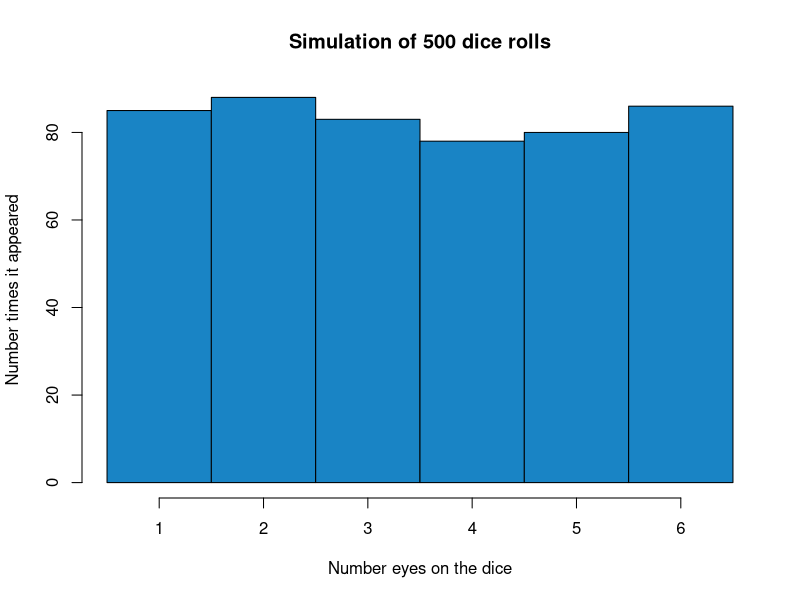

Generate this figure with R:
# flat distribution 

# Load my preferred colors
MyColores = c("#115f9a", "#1984c5", "#22a7f0", "#48b5c4", "#76c68f", "#a6d75b", "#c9e52f", "#d0ee11", "#d0f400")

# when we set the seed we always get the same random numbers, good for figures in a book
set.seed(51) 

# draw 500 numbers from 1 to 6 with replacement (each number can be drawn more than once)
MySample <- sample(1:6, 500, replace=T)

# plot the result in a histogram
hist(MySample,
     breaks = 0.5:6.5, # we break up the data in groups 0ne wide and starting at 0.5 and ending at 6.5
     xlab="Number eyes on the dice",
     ylab="Number times it appeared",
     main="Simulation of 500 dice rolls",
     col = MyColores[2]) # use my default color number2